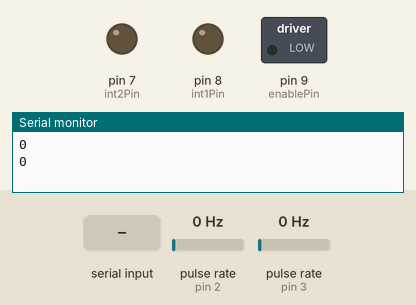
Recording of a sketch running on a simulated Arduino Uno, built with avr-gcc and run on an emulated ATmega328P. Shown: switched loads named in the sketch (green lamp = pin HIGH), output pins drawn as LEDs (lit = HIGH), the last lines printed to the serial monitor. Wiring (inferred from the names in the program): 2 × pulse sensor: data pin 2 / data pin 3. Inputs (shaded band) come from the test bench; at power-on: pulse rate (sensors on pin 2, pin 3) 0 Hz.

Above: at 1.2 s.
1.3 s: "90,45\n" received over Serial
3.5 s: "F90\n" received over Serial
At 4.4 s:
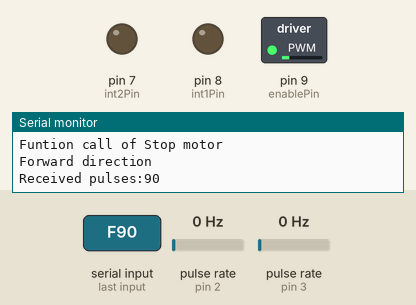
5.5 s: "F,45\n" received over Serial
At 6.7 s:
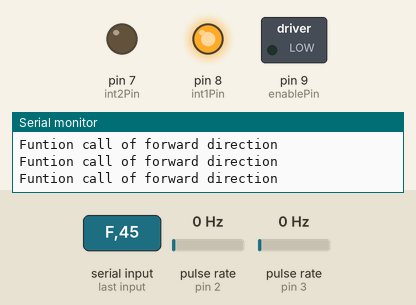
Timing chart, 0 to 10.7 s (numbered marks = the images above; inputs shaded):
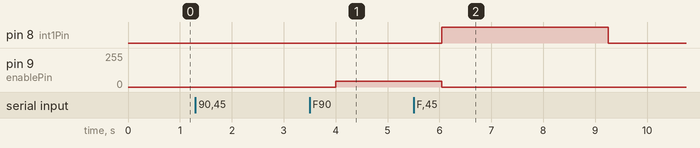

Measured:
- after the input at 3.5 s, pin 9 (enablePin): 0/255 → 45/255 after 0.50 s
- after the input at 5.5 s, pin 8 (int1Pin): LOW → HIGH after 0.54 s, → LOW 3.2 s later; pin 9 (enablePin): 45/255 → 0/255 after 0.54 s

The sketch:

motor_control_encoder_try3.ino.ino
```cpp
#include <Arduino.h>

const int enablePin = 9;  // PWM pin for motor speed control
const int int1Pin = 8;    // Motor driver input 1
const int int2Pin = 7;    // Motor driver input 2

int speed = 0;  // Global variable to hold speed

int encoderPin1 = 2;
int encoderPin2 = 3;

volatile int lastEncoded = 0;
volatile long encoderValue = 0;

long lastencoderValue = 0;

int lastMSB = 0;
int lastLSB = 0;

int pulses = 0;
int initialPulse = 0;           //to test


void setup() {
  Serial.begin(9600);
  pinMode(enablePin, OUTPUT);
  pinMode(int1Pin, OUTPUT);
  pinMode(int2Pin, OUTPUT);

  pinMode(encoderPin1, INPUT);
  pinMode(encoderPin2, INPUT);

  digitalWrite(encoderPin1, HIGH); //turn pullup resistor on
  digitalWrite(encoderPin2, HIGH); //turn pullup resistor on

  //call updateEncoder() when any high/low changed seen
  //on interrupt 0 (pin 2), or interrupt 1 (pin 3)
  attachInterrupt(0, updateEncoder, CHANGE);
  attachInterrupt(1, updateEncoder, CHANGE);
}


void loop() {

  if (Serial.available() > 0) {  // Check if data is available to read
    pulses = Serial.parseInt();  // Read the incoming data as integer
    Serial.print("Received pulses:");
    Serial.println(pulses);

    // Wait for the next input
    while (Serial.available() == 0) {}

    speed = Serial.parseInt();  // Read the incoming data as integer
    Serial.print("Received speed:");
    Serial.println(speed);
  }

{
  Serial.println(encoderValue);
  delay(1000); //just here to slow down the output, and show it will work  even during a delay
}
  if (Serial.available() > 0) {
    char command = Serial.read(); // Read command from Serial
    switch (command) {
      case 'F':  // Forward
        forward(speed,pulses);  // Call forward function with current 'speed'
         Serial.println("Forward direction");
        break;
      case 'B':  // Backward
        backward(speed, pulses);  // Call backward function with current 'speed'
        Serial.println("Backward direction");
        break;
      case 'S':  // Stop
        stopMotor();
        Serial.println("Stop motor");
        break;
      case 'D':
        directionCheck(encoderValue);
        break;
    }
  }
}

void updateEncoder(){
  int MSB = digitalRead(encoderPin1); //MSB = most significant bit
  int LSB = digitalRead(encoderPin2); //LSB = least significant bit

  int encoded = (MSB << 1) |LSB; //converting the 2 pin value to single number
  int sum  = (lastEncoded << 2) | encoded; //adding it to the previous encoded value

  if(sum == 0b1101 || sum == 0b0100 || sum == 0b0010 || sum == 0b1011) encoderValue ++;
  if(sum == 0b1110 || sum == 0b0111 || sum == 0b0001 || sum == 0b1000) encoderValue --;

  lastEncoded = encoded; //store this value for next time
}


void forward(int speed, int pulses) {                   //testing function
 while (encoderValue<=pulses){
  analogWrite(enablePin, speed);  // Set motor speed
  digitalWrite(int1Pin, HIGH);    // Set direction
  digitalWrite(int2Pin, LOW);
  Serial.println("Funtion call of forward direction");
   encoderValue++;
 }
 stopMotor();
}

void backward(int speed, int pulses) {
 while (encoderValue<=pulses){
  analogWrite(enablePin, speed);  // Set motor speed
  digitalWrite(int1Pin, LOW);     // Set direction
  digitalWrite(int2Pin, HIGH);
  Serial.println("Funtion call of backward direction");
  encoderValue++;
 }
 stopMotor();
}

// Function to stop the motor
void stopMotor() {
  digitalWrite(int1Pin, LOW);
  digitalWrite(int2Pin, LOW);
  Serial.println("Funtion call of Stop motor");
}


void directionCheck(int encoderValue) {
  static int previousEncoderValue = 0;

  if (encoderValue > previousEncoderValue) {
    Serial.println("Clockwise Direction");
  } else if (encoderValue < previousEncoderValue) {
    Serial.println("Anti-Clockwise Direction");
  } else {
    Serial.println("No Change in Direction");
  }
  previousEncoderValue = encoderValue;
}
```
